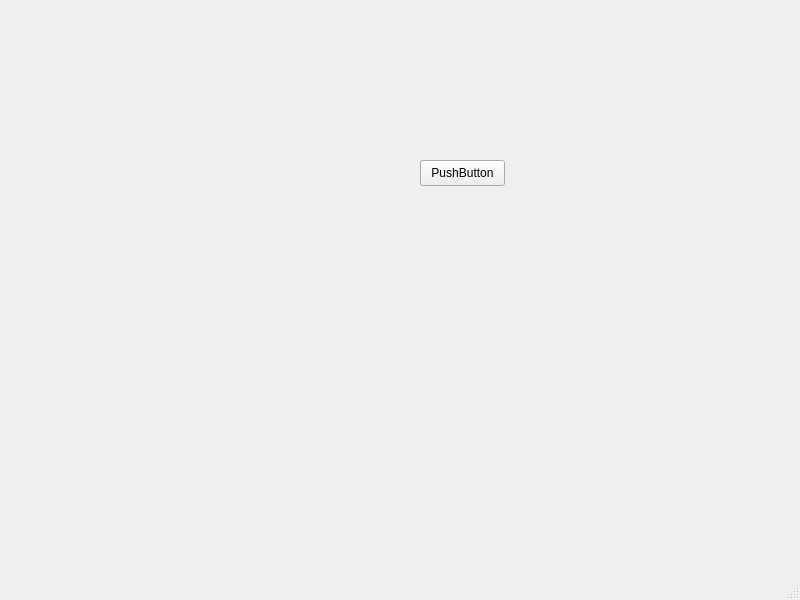
<?xml version="1.0" encoding="UTF-8"?>
<ui version="4.0">
 <class>MainWindow</class>
 <widget class="QMainWindow" name="MainWindow">
  <property name="geometry">
   <rect>
    <x>0</x>
    <y>0</y>
    <width>800</width>
    <height>600</height>
   </rect>
  </property>
  <property name="windowTitle">
   <string>MainWindow</string>
  </property>
  <widget class="QWidget" name="centralwidget">
   <widget class="QPushButton" name="pushButton">
    <property name="geometry">
     <rect>
      <x>420</x>
      <y>160</y>
      <width>85</width>
      <height>26</height>
     </rect>
    </property>
    <property name="text">
     <string>PushButton</string>
    </property>
   </widget>
  </widget>
  <widget class="QMenuBar" name="menubar">
   <property name="geometry">
    <rect>
     <x>0</x>
     <y>0</y>
     <width>800</width>
     <height>25</height>
    </rect>
   </property>
  </widget>
  <widget class="QStatusBar" name="statusbar"/>
 </widget>
 <resources/>
 <connections/>
</ui>
